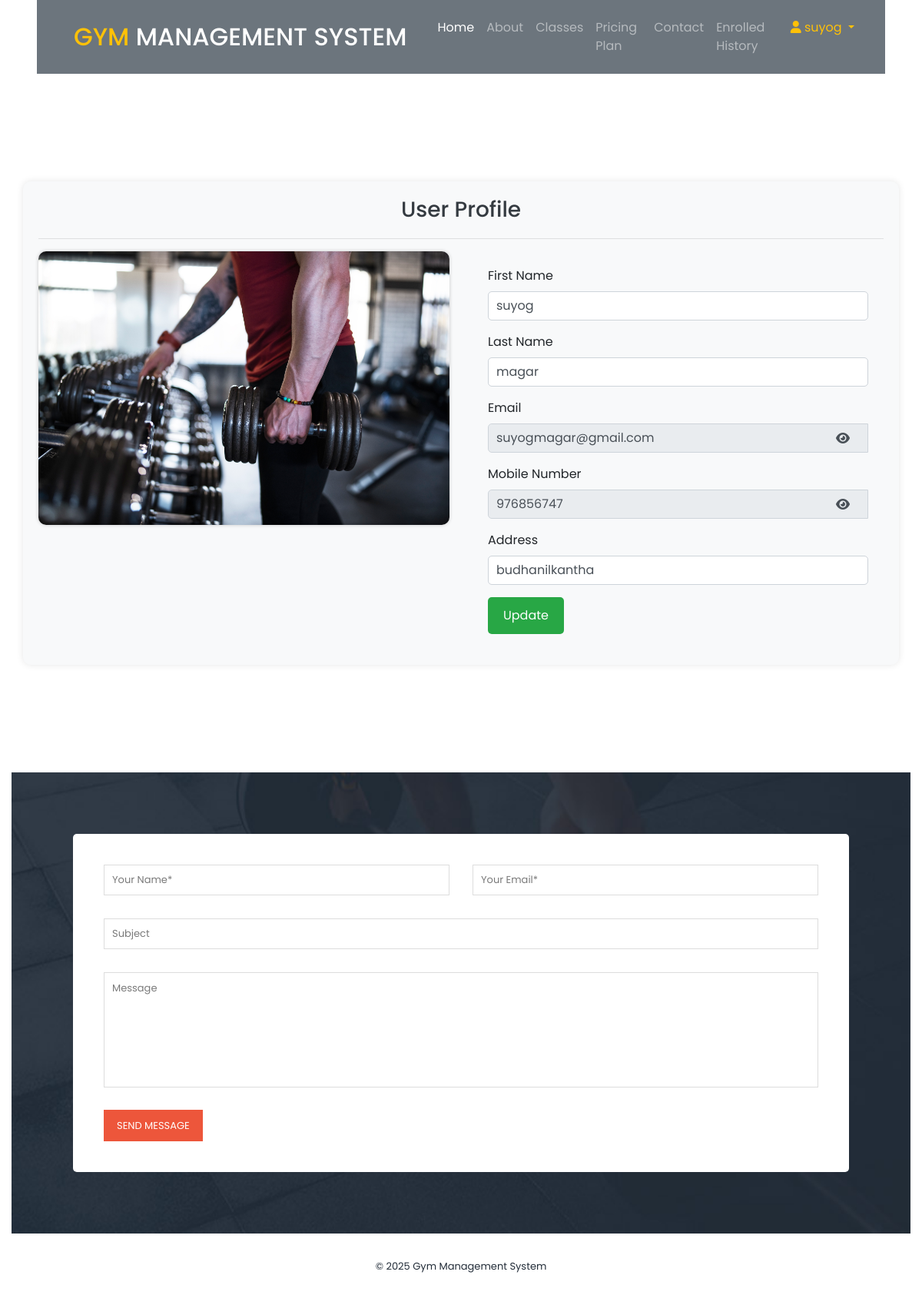
Screenshot of /user_profile/ (signed in) with the database file from the repository.
### app/models.py (models this page shows, shortened)
class Signup(models.Model):
    user = models.OneToOneField(User, on_delete=models.CASCADE, null=True)  # One-to-One link with User
    mobile = models.CharField(max_length=15, null=True)
    state = models.CharField(max_length=150, null=True)
    city = models.CharField(max_length=150, null=True)
    address = models.CharField(max_length=200, null=True)
    creationdate = models.DateTimeField(auto_now_add=True)

### app/views.py (the view, shortened to what this page needs)
# urls.py: path('user_profile/', user_profile, name="user_profile"),
def user_profile(request):
    data = Signup.objects.get(user=request.user)
    return render(request, "user_profile.html", locals())

### templates/user_profile.html (shortened to what this page needs)
{% extends 'header.html' %}
{% load static %}
{% block main_content %}
<section class="profile-section" id="admin">
    <div class="container profile-container">
        <h3 class="text-center profile-heading">User Profile</h3>
        <hr/>
        <div class="row">
            <div class="col-lg-6 col-md-6 col-xs-12">
                <img src="{% static 'assets/images/adminlogin.jpg' %}" class="profile-image" alt="User Profile Image">
            </div>
            <div class="col-lg-6 col-md-6 col-xs-12">
                <div class="profile-form">
                    <form method="post" action="" enctype="multipart/form-data">
                        <div class="form-group">
                            <label for="firstname">First Name</label>
                            <input type="text" class="form-control" id="firstname" name="firstname" placeholder="First Name" required value="{{data.user.first_name}}">
                        </div>
                        <div class="form-group">
                            <label for="secondname">Last Name</label>
                            <input type="text" class="form-control" id="secondname" name="secondname" placeholder="Last Name" required value="{{data.user.last_name}}">
                        </div>
                         <div class="form-group">
                            <label for="email">Email</label>
                            <div class="input-group">
                                <input type="text" class="form-control" id="email" name="email" placeholder="Enter Email" value="{{data.user.username}}" readonly>
                                <div class="input-group-append">
                                    <span class="input-group-text fa fa-eye toggle-password-2" id="email-eye" onclick="togglePassword2()"></span>
                                </div>
                            </div>
                        </div>
                         <div class="form-group">
                            <label for="mobile">Mobile Number</label>
                            <div class="input-group">
                                <input type="text" class="form-control" id="mobile" name="mobile" placeholder="Mobile Number" value="{{data.mobile}}" readonly>
                                <div class="input-group-append">
                                    <span class="input-group-text fa fa-eye toggle-password" id="mobile-eye" onclick="togglePassword()"></span>
                                </div>
                            </div>
                        </div>
                        <div class="form-group">
                            <label for="address">Address</label>
                            <input type="text" class="form-control" id="address" name="address" placeholder="Address" value="{{data.address}}" required>
                        </div>
                        <button type="submit" class="btn update-button">Update</button>
                    </form>
                </div>
            </div>
        </div>
    </div>
</section>
{% endblock %}

### templates/header.html (shortened to what this page needs)
{% load static %}
<!DOCTYPE html>
<html lang="en">
<head>
    <link rel="stylesheet" href="{% static 'assets/css/bootstrap.min.css' %}">
    <link rel="stylesheet" href="{% static 'assets/css/font-awesome.css' %}">
    <link rel="stylesheet" href="{% static 'assets/css/templatemo-training-studio.css' %}">
    <link rel="stylesheet" href="https://cdnjs.cloudflare.com/ajax/libs/font-awesome/6.0.0/css/all.min.css" />
</head>
<body>
<div class="container-fluid position-relative nav-bar p-0">
    <div class="position-relative px-lg-5" style="z-index: 9;">
        <nav class="navbar navbar-expand-lg bg-secondary navbar-dark py-3 py-lg-3 pl-3 pl-lg-5">
            <a href="/" class="navbar-brand">
                <h2 class="text-uppercase text-warning mb-0">Gym <span class="text-white">Management System</span></h2>
            </a>
            <div class="collapse navbar-collapse justify-content-between px-3" id="navbarCollapse">
                <ul class="navbar-nav ml-auto py-0">
                    <li class="nav-item"><a href="/" class="nav-link active">Home</a></li>
                    <li class="nav-item"><a href="#features" class="nav-link">About</a></li>
                    <li class="nav-item"><a href="#our-classes" class="nav-link">Classes</a></li>
                    <li class="nav-item"><a href="#trainers" class="nav-link">Pricing Plan</a></li>
                    <li class="nav-item"><a href="#contact-us" class="nav-link">Contact</a></li>
                    {% if request.user.is_authenticated %}
                        <li class="nav-item"><a href="/enrolled_history/" class="nav-link">Enrolled History</a></li>
                        <li class="nav-item dropdown">
                            <span class="nav-link dropdown-toggle text-warning" >
                                <i class="fa fa-user"></i> {{ request.user.first_name }}
                            </span>
                        </li>
                    {% else %}
                        <li class="nav-item"><a href="/login" class="nav-link">Login</a></li>
                    {% endif %}
                </ul>
            </div>
        </nav>
    </div>
</div>
<div class="main">
    {% block main_content %}
    {% endblock %}
</div>
<section class="section" id="contact-us">
    <div class="container-fluid">
        <div class="row">
            <div class="col-lg-12 col-md-6 col-xs-12">
                <div class="contact-form">
                    <form id="contact" action="" method="post">
                        <div class="row">
                            <div class="col-md-6">
                                <input name="name" type="text" id="name" placeholder="Your Name*" required>
                            </div>
                            <div class="col-md-6">
                                <input name="email" type="email" id="email" placeholder="Your Email*" required>
                            </div>
                            <div class="col-md-12">
                                <input name="subject" type="text" id="subject" placeholder="Subject">
                                <textarea name="message" rows="6" id="message" placeholder="Message" required></textarea>
                                <button type="submit" id="form-submit" class="main-button">Send Message</button>
                            </div>
                        </div>
                    </form>
                </div>
            </div>
        </div>
    </div>
</section>
<footer>
    <div class="container text-center">
        <p>© <script>document.write(new Date().getFullYear());</script> Gym Management System</p>
    </div>
</footer>
</body>
</html>

### static/assets/css/templatemo-training-studio.css (style rules this page uses)
html, body, div, span, applet, object, iframe, h1, h2, h3, h4, h5, h6, p, blockquote, div pre, a, abbr, acronym, address, big, cite, code, del, dfn, em, font, img, ins, kbd, q, s, samp, small, strike, strong, sub, sup, tt, var, b, u, i, center, dl, dt, dd, ol, ul, li, figure, header, nav, section, article, aside, footer, figcaption { margin: 0; padding: 0; border: 0; outline: 0; }
ul, li { padding: 0; margin: 0; list-style: none; }
header, nav, section, article, aside, footer, hgroup { display: block; }
* { box-sizing: border-box; }
html, body { font-family: 'Poppins', sans-serif; font-weight: 400; background-color: #fff; font-size: 16px; -ms-text-size-adjust: 100%; -webkit-font-smoothing: antialiased; -moz-osx-font-smoothing: grayscale; }
a { text-decoration: none !important; }
h1, h2, h3, h4, h5, h6 { margin-top: 0px; margin-bottom: 0px; }
ul { margin-bottom: 0px; }
p { font-size: 14px; line-height: 25px; color: #7a7a7a; }
html, body { background: #fff; font-family: 'Poppins', sans-serif; }
#contact-us { margin-top: 140px; }
#contact-us .contact-form { padding: 80px; background-image: url(../images/contact-bg.jpg); background-position: center center; background-repeat: no-repeat; background-size: cover; }
#contact-us .contact-form #contact { background-color: #fff; padding: 40px; border-radius: 5px; }
.contact-form input, .contact-form textarea { color: #7a7a7a; font-size: 13px; border: 1px solid #ddd; background-color: #fff; width: 100%; height: 40px; outline: none; line-height: 40px; padding: 0px 10px; -webkit-appearance: none; -moz-appearance: none; appearance: none; margin-bottom: 30px; }
.contact-form textarea { height: 150px; resize: none; }
.contact-form ::placeholder { color: #7a7a7a; }
.contact-form button { display: inline-block; font-size: 13px; padding: 11px 17px; background-color: #ed563b; color: #fff; text-align: center; font-weight: 400; text-transform: uppercase; transition: all .3s; border: none; outline: none; margin-top: -8px; }
#admin { margin-top: 140px; }
footer { text-align: center; padding: 30px 0px; }
footer p { color: #232d39; font-size: 13px; }

### templates/header.html (style rules this page uses)
.dropdown { position: relative; display: inline-block; }
.dropdown-toggle { cursor: pointer; }

### templates/user_profile.html (style rules this page uses)
.profile-container { background-color: #f8f9fa; padding: 20px; border-radius: 10px; box-shadow: 0 0 10px rgba(0, 0, 0, 0.1); margin-top: 20px; }
.profile-form { padding: 20px; }
.form-control { border-radius: 5px; margin-bottom: 15px; padding: 10px; border: 1px solid #ced4da; }
.profile-image { width: 100%; height: auto; border-radius: 10px; margin-bottom: 20px; box-shadow: 0 0 5px rgba(0, 0, 0, 0.2); }
.update-button { background-color: #28a745; color: white; border: none; padding: 12px 20px; border-radius: 5px; cursor: pointer; transition: background-color 0.3s ease; }
.profile-heading { color: #343a40; margin-bottom: 20px; }
.profile-section { margin-bottom: 30px; }
.input-group { position: relative; }
.input-group-append { position: absolute; right: 0; top: 0; bottom: 0; z-index: 2; display: flex; align-items: center; padding: .375rem .75rem; }
.input-group-text { background-color: transparent; border: none; cursor: pointer; }

### rows the page displays
Signup: firstname "suyog", secondname "magar", email "suyogmagar@gmail.com", mobile "976856747", address "budhanilkantha"

### other values shown
{{ request.user.first_name }} "suyog"
